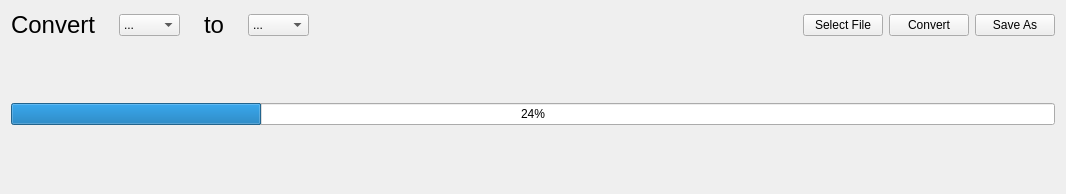
         <widget class="QWidget" name="Images">
          <attribute name="title">
           <string>Images</string>
          </attribute>
          <layout class="QVBoxLayout" name="verticalLayout_3">
           <item>
            <layout class="QHBoxLayout" name="convert_img_hlayout">
             <item>
              <widget class="QLabel" name="text_image_1">
               <property name="font">
                <font>
                 <pointsize>18</pointsize>
                </font>
               </property>
               <property name="text">
                <string>Convert</string>
               </property>
              </widget>
             </item>
             <item>
              <spacer name="horizontalSpacer_5">
               <property name="orientation">
                <enum>Qt::Orientation::Horizontal</enum>
               </property>
               <property name="sizeHint" stdset="0">
                <size>
                 <width>18</width>
                 <height>20</height>
                </size>
               </property>
              </spacer>
             </item>
             <item>
              <widget class="QComboBox" name="input_type_image">
               <property name="sizePolicy">
                <sizepolicy hsizetype="MinimumExpanding" vsizetype="Fixed">
                 <horstretch>0</horstretch>
                 <verstretch>0</verstretch>
                </sizepolicy>
               </property>
               <item>
                <property name="text">
                 <string>...</string>
                </property>
               </item>
               <item>
                <property name="text">
                 <string>PNG</string>
                </property>
               </item>
               <item>
                <property name="text">
                 <string>JPEG</string>
                </property>
               </item>
               <item>
                <property name="text">
                 <string>JPG</string>
                </property>
               </item>
               <item>
                <property name="text">
                 <string>ICO</string>
                </property>
               </item>
               <item>
                <property name="text">
                 <string>JFIF</string>
                </property>
               </item>
               <item>
                <property name="text">
                 <string>PBM</string>
                </property>
               </item>
               <item>
                <property name="text">
                 <string>PGM</string>
                </property>
               </item>
               <item>
                <property name="text">
                 <string>PPM</string>
                </property>
               </item>
               <item>
                <property name="text">
                 <string>BMP</string>
                </property>
               </item>
               <item>
                <property name="text">
                 <string>CUR</string>
                </property>
               </item>
               <item>
                <property name="text">
                 <string>XMB</string>
                </property>
               </item>
               <item>
                <property name="text">
                 <string>XPM</string>
                </property>
               </item>
              </widget>
             </item>
             <item>
              <spacer name="horizontalSpacer_4">
               <property name="orientation">
                <enum>Qt::Orientation::Horizontal</enum>
               </property>
               <property name="sizeHint" stdset="0">
                <size>
                 <width>18</width>
                 <height>20</height>
                </size>
               </property>
              </spacer>
             </item>
             <item>
              <widget class="QLabel" name="text_image_2">
               <property name="font">
                <font>
                 <pointsize>18</pointsize>
                </font>
               </property>
               <property name="text">
                <string>to</string>
               </property>
              </widget>
             </item>
             <item>
              <spacer name="horizontalSpacer_3">
               <property name="orientation">
                <enum>Qt::Orientation::Horizontal</enum>
               </property>
               <property name="sizeHint" stdset="0">
                <size>
                 <width>18</width>
                 <height>20</height>
                </size>
               </property>
              </spacer>
             </item>
             <item>
              <widget class="QComboBox" name="output_type_image">
               <property name="sizePolicy">
                <sizepolicy hsizetype="MinimumExpanding" vsizetype="Fixed">
                 <horstretch>0</horstretch>
                 <verstretch>0</verstretch>
                </sizepolicy>
               </property>
               <item>
                <property name="text">
                 <string>...</string>
                </property>
               </item>
               <item>
                <property name="text">
                 <string>PNG</string>
                </property>
               </item>
               <item>
                <property name="text">
                 <string>JPEG</string>
                </property>
               </item>
               <item>
                <property name="text">
                 <string>JPG</string>
                </property>
               </item>
               <item>
                <property name="text">
                 <string>ICO</string>
                </property>
               </item>
               <item>
                <property name="text">
                 <string>JFIF</string>
                </property>
               </item>
               <item>
                <property name="text">
                 <string>PBM</string>
                </property>
               </item>
               <item>
                <property name="text">
                 <string>PGM</string>
                </property>
               </item>
               <item>
                <property name="text">
                 <string>PPM</string>
                </property>
               </item>
               <item>
                <property name="text">
                 <string>BMP</string>
                </property>
               </item>
               <item>
                <property name="text">
                 <string>CUR</string>
                </property>
               </item>
               <item>
                <property name="text">
                 <string>XBM</string>
                </property>
               </item>
               <item>
                <property name="text">
                 <string>XPM</string>
                </property>
               </item>
              </widget>
             </item>
             <item>
              <spacer name="horizontalSpacer_2">
               <property name="orientation">
                <enum>Qt::Orientation::Horizontal</enum>
               </property>
               <property name="sizeHint" stdset="0">
                <size>
                 <width>488</width>
                 <height>20</height>
                </size>
               </property>
              </spacer>
             </item>
             <item>
              <widget class="QPushButton" name="select_file_images">
               <property name="text">
                <string>Select File</string>
               </property>
              </widget>
             </item>
             <item>
              <widget class="QPushButton" name="convert_button_image">
               <property name="text">
                <string>Convert</string>
               </property>
              </widget>
             </item>
             <item>
              <widget class="QPushButton" name="convert_button_image_save">
               <property name="text">
                <string>Save As</string>
               </property>
              </widget>
             </item>
            </layout>
           </item>
           <item>
            <spacer name="verticalSpacer">
             <property name="orientation">
              <enum>Qt::Orientation::Vertical</enum>
             </property>
             <property name="sizeHint" stdset="0">
              <size>
               <width>20</width>
               <height>58</height>
              </size>
             </property>
            </spacer>
           </item>
           <item>
            <widget class="QProgressBar" name="image_progress">
             <property name="value">
              <number>24</number>
             </property>
            </widget>
           </item>
           <item>
            <spacer name="verticalSpacer_2">
             <property name="orientation">
              <enum>Qt::Orientation::Vertical</enum>
             </property>
             <property name="sizeHint" stdset="0">
              <size>
               <width>20</width>
               <height>58</height>
              </size>
             </property>
            </spacer>
           </item>
          </layout>
         </widget>
